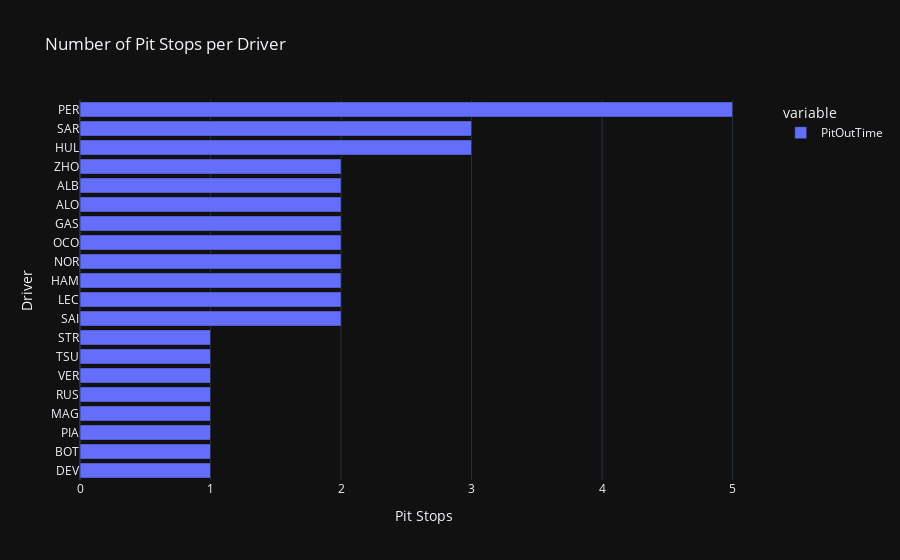

Notebook code cell kept with this figure:
### Markdown cell above
# pit stop analysis

### Code cell
pit_counts = laps.groupby('Driver')['PitOutTime'].count().sort_values()
fig = px.bar(
    pit_counts,
    orientation='h',
    title='Number of Pit Stops per Driver',
    labels={'value': 'Pit Stops', 'index': 'Driver'},
)
fig.show()

### Figure 1 — Plotly figure (JSON) as saved in the notebook; plotly's stock layout.template omitted (floating-point values rounded to 4 significant figures)
{"data": [{"hovertemplate": "variable=PitOutTime<br>Pit Stops=%{x}<br>Driver=%{y}<extra></extra>", "legendgroup": "PitOutTime", "marker": {"color": "#636efa", "pattern": {"shape": ""}}, "name": "PitOutTime", "orientation": "h", "showlegend": true, "textposition": "auto", "x": [1, 1, 1, 1, 1, 1, 1, 1, 2, 2, 2, 2, 2, 2, 2, 2, 2, 3, 3, 5], "xaxis": "x", "y": ["DEV", "BOT", "PIA", "MAG", "RUS", "VER", "TSU", "STR", "SAI", "LEC", "HAM", "NOR", "OCO", "GAS", "ALO", "ALB", "ZHO", "HUL", "SAR", "PER"], "yaxis": "y", "type": "bar"}], "layout": {"xaxis": {"anchor": "y", "domain": [0.0, 1.0], "title": {"text": "Pit Stops"}}, "yaxis": {"anchor": "x", "domain": [0.0, 1.0], "title": {"text": "Driver"}}, "legend": {"title": {"text": "variable"}, "tracegroupgap": 0}, "title": {"text": "Number of Pit Stops per Driver"}, "barmode": "relative"}}
